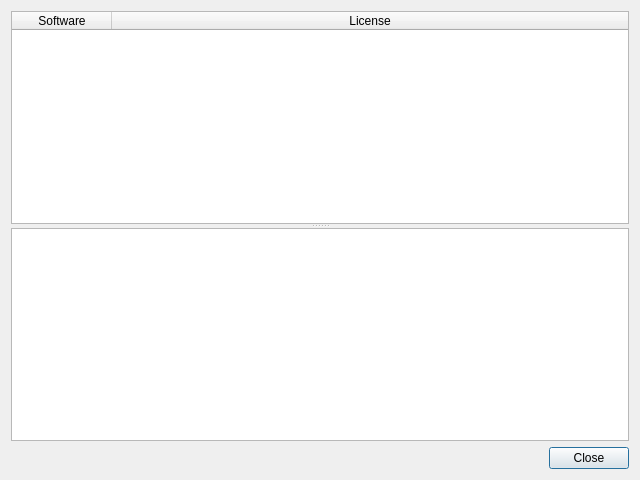
<?xml version="1.0" encoding="UTF-8"?>
<ui version="4.0">
 <class>diag_oss_licenses</class>
 <widget class="QDialog" name="diag_oss_licenses">
  <property name="geometry">
   <rect>
    <x>0</x>
    <y>0</y>
    <width>640</width>
    <height>480</height>
   </rect>
  </property>
  <property name="windowTitle">
   <string>Open-Source licenses</string>
  </property>
  <layout class="QVBoxLayout" name="verticalLayout">
   <item>
    <widget class="QSplitter" name="splitter">
     <property name="orientation">
      <enum>Qt::Vertical</enum>
     </property>
     <property name="childrenCollapsible">
      <bool>false</bool>
     </property>
     <widget class="QTableWidget" name="tb_oss_licenses">
      <property name="editTriggers">
       <set>QAbstractItemView::NoEditTriggers</set>
      </property>
      <property name="selectionMode">
       <enum>QAbstractItemView::SingleSelection</enum>
      </property>
      <property name="selectionBehavior">
       <enum>QAbstractItemView::SelectRows</enum>
      </property>
      <property name="sortingEnabled">
       <bool>true</bool>
      </property>
      <property name="cornerButtonEnabled">
       <bool>false</bool>
      </property>
      <attribute name="horizontalHeaderShowSortIndicator" stdset="0">
       <bool>true</bool>
      </attribute>
      <attribute name="horizontalHeaderStretchLastSection">
       <bool>true</bool>
      </attribute>
      <attribute name="verticalHeaderVisible">
       <bool>false</bool>
      </attribute>
      <column>
       <property name="text">
        <string>Software</string>
       </property>
      </column>
      <column>
       <property name="text">
        <string>License</string>
       </property>
      </column>
     </widget>
     <widget class="QTextEdit" name="txt_license">
      <property name="tabChangesFocus">
       <bool>true</bool>
      </property>
      <property name="undoRedoEnabled">
       <bool>false</bool>
      </property>
      <property name="lineWrapMode">
       <enum>QTextEdit::NoWrap</enum>
      </property>
      <property name="readOnly">
       <bool>true</bool>
      </property>
     </widget>
    </widget>
   </item>
   <item>
    <widget class="QDialogButtonBox" name="btn_box">
     <property name="orientation">
      <enum>Qt::Horizontal</enum>
     </property>
     <property name="standardButtons">
      <set>QDialogButtonBox::Close</set>
     </property>
    </widget>
   </item>
  </layout>
  <action name="action_start">
   <property name="text">
    <string>More licenses...</string>
   </property>
   <property name="toolTip">
    <string>Show more open-source software licenses</string>
   </property>
  </action>
 </widget>
 <resources/>
 <connections>
  <connection>
   <sender>btn_box</sender>
   <signal>accepted()</signal>
   <receiver>diag_oss_licenses</receiver>
   <slot>accept()</slot>
   <hints>
    <hint type="sourcelabel">
     <x>248</x>
     <y>254</y>
    </hint>
    <hint type="destinationlabel">
     <x>157</x>
     <y>274</y>
    </hint>
   </hints>
  </connection>
  <connection>
   <sender>btn_box</sender>
   <signal>rejected()</signal>
   <receiver>diag_oss_licenses</receiver>
   <slot>reject()</slot>
   <hints>
    <hint type="sourcelabel">
     <x>316</x>
     <y>260</y>
    </hint>
    <hint type="destinationlabel">
     <x>286</x>
     <y>274</y>
    </hint>
   </hints>
  </connection>
  <connection>
   <sender>action_start</sender>
   <signal>triggered()</signal>
   <receiver>diag_oss_licenses</receiver>
   <slot>exec()</slot>
   <hints>
    <hint type="sourcelabel">
     <x>-1</x>
     <y>-1</y>
    </hint>
    <hint type="destinationlabel">
     <x>267</x>
     <y>237</y>
    </hint>
   </hints>
  </connection>
 </connections>
</ui>
